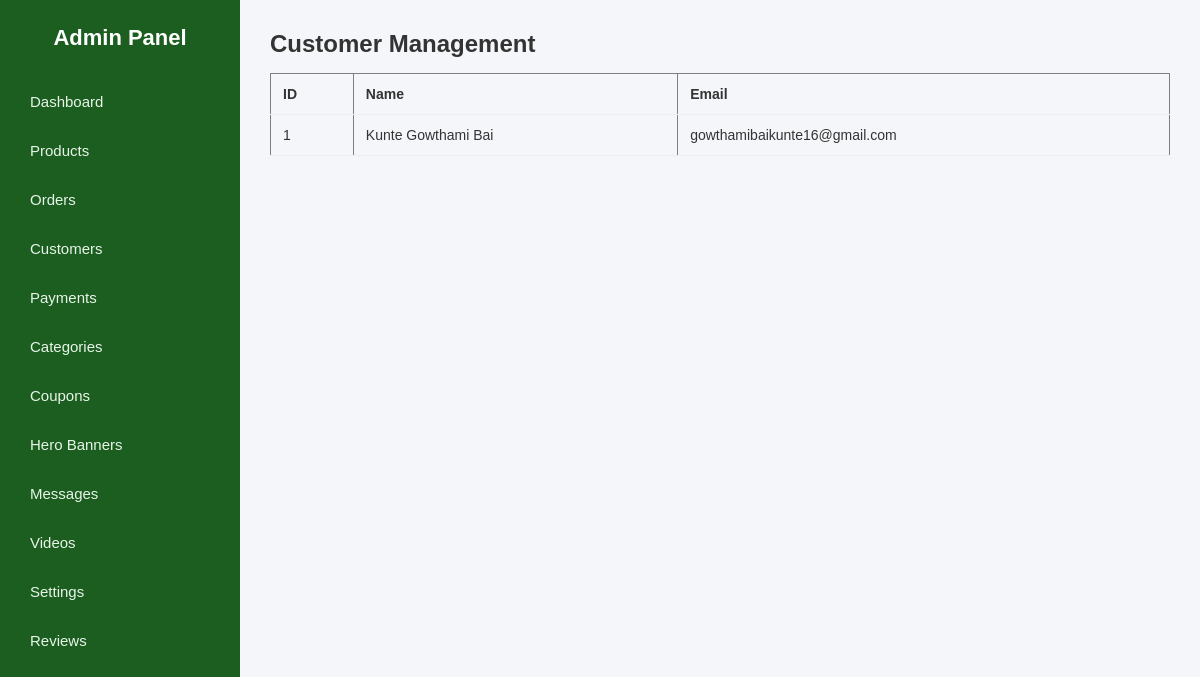
The page /admin/customers (signed in) on the database its author committed.
### app.py (models this page shows)
class User(db.Model):
    id = db.Column(db.Integer, primary_key=True)
    name = db.Column(db.String(100), nullable=False)
    email = db.Column(db.String(120), unique=True, nullable=False)
    password = db.Column(db.String(255), nullable=False)

### app.py (the view)
@app.route("/admin/customers")
def admin_customers():
    if not session.get("admin_logged_in"):
        return redirect("/admin/login")
    users = User.query.order_by(User.id.desc()).all()
    return render_template("admin/customers.html", users=users)

### app.py (called while the page is built)
@app.context_processor
def inject_cart_count():
    cart = session.get("cart", {})
    count = sum(cart.values())
    return dict(cart_count=count)

### templates/admin/customers.html
{% extends "admin/base.html" %}
{% block content %}
<h2>Customer Management</h2>
<table border="1" cellpadding="10" cellspacing="0">
    <tr>
        <th>ID</th>
        <th>Name</th>
        <th>Email</th>
    </tr>
    {% for user in users %}
    <tr>
        <td>{{ user.id }}</td>
        <td>{{ user.name }}</td>
        <td>{{ user.email }}</td>
    </tr>
    {% endfor %}
</table>
{% endblock %}

### static/css/admin.css (style rules this page uses)
* { margin: 0; padding: 0; box-sizing: border-box; font-family: "Poppins", sans-serif; }
body { background: #f4f6f9; color: #333; }
table { width: 100%; border-collapse: collapse; }
table th, table td { padding: 12px; text-align: left; font-size: 14px; }
table th { font-weight: 600; }
table tbody tr { border-bottom: 1px solid #eee; }
.admin-table, table { width: 100%; border-collapse: collapse; margin-top: 15px; }
.admin-table th, .admin-table td, table th, table td { padding: 12px; border-bottom: 1px solid #eee; font-size: 14px; }

### rows shown on the page
User: id "1", name "Kunte Gowthami Bai", email "gowthamibaikunte16@gmail.com"
